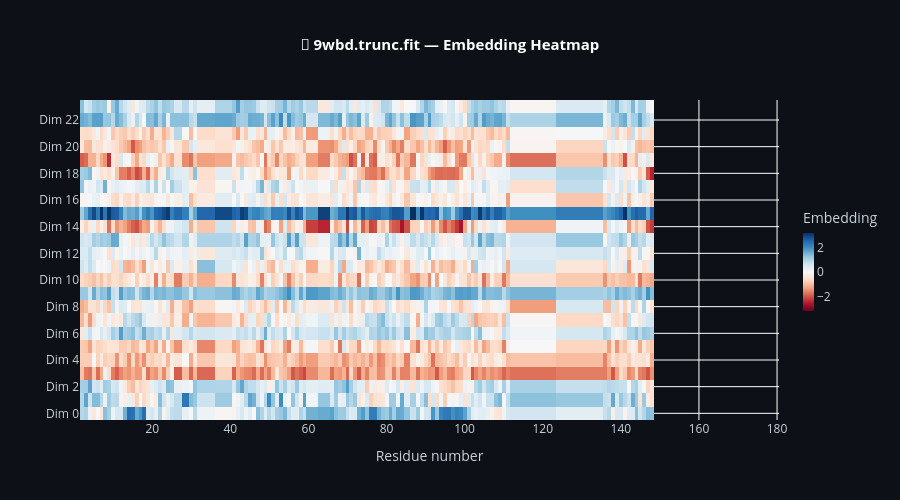

The cell this chart's notebook holds for it:
### Code cell
viz.show_embedding_heatmap()

### Figure 1 — Plotly figure (JSON) as saved in the notebook; plotly's stock layout.template omitted (floating-point values rounded to 4 significant figures; data arrays with more than 128 entries replaced by an {"elided": "..."} marker saying what was removed)
{"data": [{"colorbar": {"len": 0.38, "thickness": 11, "tickfont": {"color": "#c9d1d9"}, "title": {"font": {"color": "#c9d1d9"}, "text": "Embedding"}}, "colorscale": [[0, "rgb(103,0,31)"], [0.1, "rgb(178,24,43)"], [0.2, "rgb(214,96,77)"], [0.3, "rgb(244,165,130)"], [0.4, "rgb(253,219,199)"], [0.5, "rgb(247,247,247)"], [0.6, "rgb(209,229,240)"], [0.7, "rgb(146,197,222)"], [0.8, "rgb(67,147,195)"], [0.9, "rgb(33,102,172)"], [1, "rgb(5,48,97)"]], "hovertemplate": "Residue %{x}<br>%{y}: %{z:.3f}<extra></extra>", "name": "Heatmap", "type": "heatmap", "x": {"elided": "404 int values"}, "y": ["Dim 0", "Dim 1", "Dim 2", "Dim 3", "Dim 4", "Dim 5", "Dim 6", "Dim 7", "Dim 8", "Dim 9", "Dim 10", "Dim 11", "Dim 12", "Dim 13", "Dim 14", "Dim 15", "Dim 16", "Dim 17", "Dim 18", "Dim 19", "Dim 20", "Dim 21", "Dim 22", "Dim 23"], "z": {"elided": "24x404 float values"}, "zmid": 0}], "layout": {"font": {"color": "#c9d1d9"}, "height": 500, "legend": {"bgcolor": "rgba(22,27,34,0.9)", "bordercolor": "#30363d", "borderwidth": 1, "font": {"color": "white"}}, "paper_bgcolor": "#0d1117", "plot_bgcolor": "#0d1117", "showlegend": true, "title": {"font": {"color": "white", "size": 15}, "text": "<b>🧬 9wbd.trunc.fit — Embedding Heatmap</b>", "x": 0.5}, "xaxis": {"color": "#c9d1d9", "title": {"text": "Residue number"}}, "yaxis": {"color": "#c9d1d9"}}}
